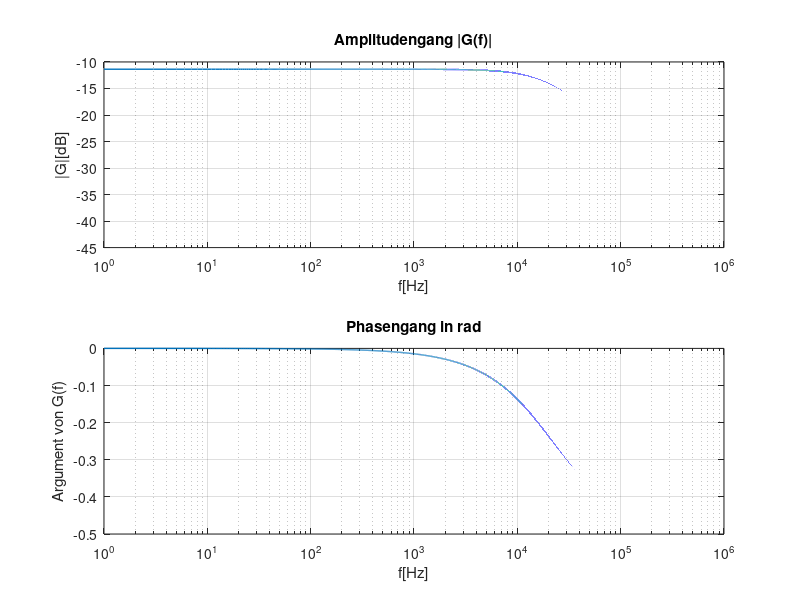

The MATLAB script that drew this image:
clear all; clc; format compact; format short g;
%parameter
R=2700;
C=10e-9;
Rl=1000;
dt=1e-1
f_0=0;
f_E=1e6;
N=1e6;
lw=1;
%Funktionen
g=@(f)(Rl./(Rl+R)).*(1./(1+2*pi*f*j*C*(R*Rl./(R+Rl))));
% daten
f_data=linspace(f_0,f_E,N);
g_data=g(f_data);
%PLOT
figure(2);
subplot(2,1,1);
semilogx(f_data,20*log(abs(g_data))/log(10),'linewidth',lw);
xlabel('f[Hz]');ylabel('|G|[dB]');title('Amplitudengang |G(f)|')
grid on;
subplot(2,1,2);
semilogx(f_data,angle(g_data)/pi,'linewidth',lw);
xlabel('f[Hz]');
ylabel('Argument von G(f)');
title('Phasengang in rad');
grid on;